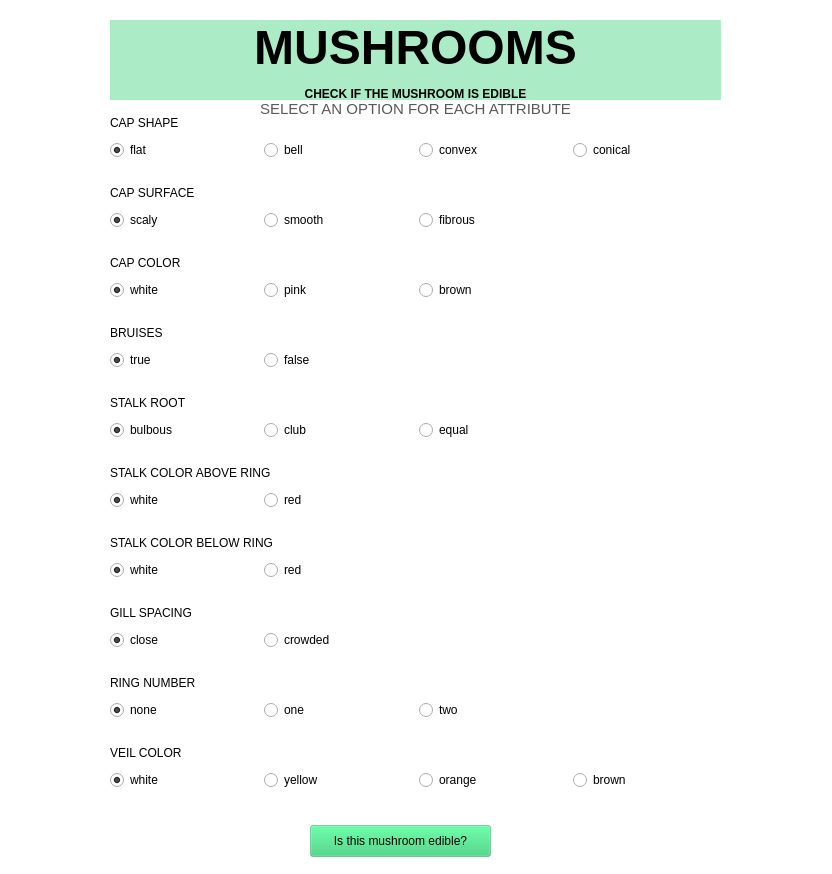
<?xml version="1.0" encoding="UTF-8"?>
<ui version="4.0">
 <class>MainWindow</class>
 <widget class="QMainWindow" name="MainWindow">
  <property name="enabled">
   <bool>true</bool>
  </property>
  <property name="geometry">
   <rect>
    <x>0</x>
    <y>0</y>
    <width>832</width>
    <height>874</height>
   </rect>
  </property>
  <property name="minimumSize">
   <size>
    <width>832</width>
    <height>874</height>
   </size>
  </property>
  <property name="maximumSize">
   <size>
    <width>832</width>
    <height>874</height>
   </size>
  </property>
  <property name="windowTitle">
   <string>MainWindow</string>
  </property>
  <property name="styleSheet">
   <string notr="true">background-color: white;
color: black;</string>
  </property>
  <property name="animated">
   <bool>true</bool>
  </property>
  <widget class="QWidget" name="centralwidget">
   <widget class="QWidget" name="horizontalLayoutWidget">
    <property name="geometry">
     <rect>
      <x>110</x>
      <y>135</y>
      <width>611</width>
      <height>31</height>
     </rect>
    </property>
    <layout class="QHBoxLayout" name="cap_shape_layout">
     <item>
      <widget class="QRadioButton" name="cap_shape_flat">
       <property name="text">
        <string>flat</string>
       </property>
       <property name="checked">
        <bool>true</bool>
       </property>
      </widget>
     </item>
     <item>
      <widget class="QRadioButton" name="cap_shape_bell">
       <property name="text">
        <string>bell</string>
       </property>
      </widget>
     </item>
     <item>
      <widget class="QRadioButton" name="cap_shape_convex">
       <property name="text">
        <string>convex</string>
       </property>
      </widget>
     </item>
     <item>
      <widget class="QRadioButton" name="cap_shape_conical">
       <property name="text">
        <string>conical</string>
       </property>
      </widget>
     </item>
    </layout>
   </widget>
   <widget class="QLabel" name="label">
    <property name="geometry">
     <rect>
      <x>110</x>
      <y>115</y>
      <width>611</width>
      <height>16</height>
     </rect>
    </property>
    <property name="text">
     <string>CAP SHAPE</string>
    </property>
   </widget>
   <widget class="QLabel" name="label_2">
    <property name="geometry">
     <rect>
      <x>350</x>
      <y>135</y>
      <width>31</width>
      <height>31</height>
     </rect>
    </property>
    <property name="styleSheet">
     <string notr="true">image: url(:/cap-shape-bell/img/cap-shape-bell.png);</string>
    </property>
    <property name="text">
     <string/>
    </property>
   </widget>
   <widget class="QLabel" name="label_4">
    <property name="geometry">
     <rect>
      <x>110</x>
      <y>185</y>
      <width>611</width>
      <height>16</height>
     </rect>
    </property>
    <property name="text">
     <string>CAP SURFACE</string>
    </property>
   </widget>
   <widget class="QWidget" name="horizontalLayoutWidget_2">
    <property name="geometry">
     <rect>
      <x>110</x>
      <y>205</y>
      <width>611</width>
      <height>31</height>
     </rect>
    </property>
    <layout class="QHBoxLayout" name="cap_surface_layout">
     <item>
      <widget class="QRadioButton" name="cap_surface_scaly">
       <property name="text">
        <string>scaly</string>
       </property>
       <property name="checked">
        <bool>true</bool>
       </property>
      </widget>
     </item>
     <item>
      <widget class="QRadioButton" name="cap_surface_smooth">
       <property name="text">
        <string>smooth</string>
       </property>
      </widget>
     </item>
     <item>
      <widget class="QRadioButton" name="cap_surface_fibrous">
       <property name="text">
        <string>fibrous</string>
       </property>
      </widget>
     </item>
     <item>
      <widget class="QLabel" name="label_22">
       <property name="text">
        <string/>
       </property>
      </widget>
     </item>
    </layout>
   </widget>
   <widget class="QLabel" name="label_5">
    <property name="geometry">
     <rect>
      <x>350</x>
      <y>205</y>
      <width>31</width>
      <height>31</height>
     </rect>
    </property>
    <property name="styleSheet">
     <string notr="true">image: url(:/cap-surface-smooth/img/cap-surface-smooth.png)</string>
    </property>
    <property name="text">
     <string/>
    </property>
   </widget>
   <widget class="QLabel" name="label_6">
    <property name="geometry">
     <rect>
      <x>110</x>
      <y>395</y>
      <width>611</width>
      <height>16</height>
     </rect>
    </property>
    <property name="text">
     <string>STALK ROOT</string>
    </property>
   </widget>
   <widget class="QWidget" name="horizontalLayoutWidget_3">
    <property name="geometry">
     <rect>
      <x>110</x>
      <y>415</y>
      <width>611</width>
      <height>31</height>
     </rect>
    </property>
    <layout class="QHBoxLayout" name="stalk_root_layout">
     <item>
      <widget class="QRadioButton" name="stalk_root_bulbous">
       <property name="text">
        <string>bulbous</string>
       </property>
       <property name="checked">
        <bool>true</bool>
       </property>
      </widget>
     </item>
     <item>
      <widget class="QRadioButton" name="stalk_root_club">
       <property name="text">
        <string>club</string>
       </property>
      </widget>
     </item>
     <item>
      <widget class="QRadioButton" name="stalk_root_equal">
       <property name="text">
        <string>equal</string>
       </property>
      </widget>
     </item>
     <item>
      <widget class="QLabel" name="label_23">
       <property name="text">
        <string/>
       </property>
      </widget>
     </item>
    </layout>
   </widget>
   <widget class="QLabel" name="label_7">
    <property name="geometry">
     <rect>
      <x>350</x>
      <y>415</y>
      <width>31</width>
      <height>31</height>
     </rect>
    </property>
    <property name="styleSheet">
     <string notr="true">image: url(:/stalk-root-club/img/stalk-root-club.png);</string>
    </property>
    <property name="text">
     <string/>
    </property>
   </widget>
   <widget class="QLabel" name="label_8">
    <property name="geometry">
     <rect>
      <x>110</x>
      <y>605</y>
      <width>611</width>
      <height>16</height>
     </rect>
    </property>
    <property name="text">
     <string>GILL SPACING</string>
    </property>
   </widget>
   <widget class="QWidget" name="horizontalLayoutWidget_4">
    <property name="geometry">
     <rect>
      <x>110</x>
      <y>625</y>
      <width>611</width>
      <height>31</height>
     </rect>
    </property>
    <layout class="QHBoxLayout" name="gill_spacing_layout">
     <item>
      <widget class="QRadioButton" name="gill_spacing_close">
       <property name="text">
        <string>close</string>
       </property>
       <property name="checked">
        <bool>true</bool>
       </property>
      </widget>
     </item>
     <item>
      <widget class="QRadioButton" name="gill_spacing_crowded">
       <property name="text">
        <string>crowded</string>
       </property>
      </widget>
     </item>
     <item>
      <widget class="QLabel" name="label_25">
       <property name="text">
        <string/>
       </property>
      </widget>
     </item>
     <item>
      <widget class="QLabel" name="label_24">
       <property name="text">
        <string/>
       </property>
      </widget>
     </item>
    </layout>
   </widget>
   <widget class="QLabel" name="label_9">
    <property name="geometry">
     <rect>
      <x>350</x>
      <y>625</y>
      <width>31</width>
      <height>31</height>
     </rect>
    </property>
    <property name="styleSheet">
     <string notr="true">image: url(:/gill-spacing-crowded/img/gill-spacing-crowded.png);</string>
    </property>
    <property name="text">
     <string/>
    </property>
   </widget>
   <widget class="QLabel" name="label_10">
    <property name="geometry">
     <rect>
      <x>110</x>
      <y>255</y>
      <width>611</width>
      <height>16</height>
     </rect>
    </property>
    <property name="text">
     <string>CAP COLOR</string>
    </property>
   </widget>
   <widget class="QWidget" name="horizontalLayoutWidget_5">
    <property name="geometry">
     <rect>
      <x>110</x>
      <y>275</y>
      <width>611</width>
      <height>31</height>
     </rect>
    </property>
    <layout class="QHBoxLayout" name="cap_color_layout">
     <item>
      <widget class="QRadioButton" name="cap_color_white">
       <property name="text">
        <string>white</string>
       </property>
       <property name="checked">
        <bool>true</bool>
       </property>
      </widget>
     </item>
     <item>
      <widget class="QRadioButton" name="cap_color_pink">
       <property name="text">
        <string>pink</string>
       </property>
      </widget>
     </item>
     <item>
      <widget class="QRadioButton" name="cap_color_brown">
       <property name="text">
        <string>brown</string>
       </property>
      </widget>
     </item>
     <item>
      <widget class="QLabel" name="label_35">
       <property name="text">
        <string/>
       </property>
      </widget>
     </item>
    </layout>
   </widget>
   <widget class="QLabel" name="label_11">
    <property name="geometry">
     <rect>
      <x>190</x>
      <y>625</y>
      <width>31</width>
      <height>31</height>
     </rect>
    </property>
    <property name="styleSheet">
     <string notr="true">image: url(:/gill-spacing-close/img/gill-spacing-close.png);</string>
    </property>
    <property name="text">
     <string/>
    </property>
   </widget>
   <widget class="QLabel" name="label_12">
    <property name="geometry">
     <rect>
      <x>110</x>
      <y>325</y>
      <width>611</width>
      <height>16</height>
     </rect>
    </property>
    <property name="text">
     <string>BRUISES</string>
    </property>
   </widget>
   <widget class="QWidget" name="horizontalLayoutWidget_6">
    <property name="geometry">
     <rect>
      <x>110</x>
      <y>345</y>
      <width>611</width>
      <height>31</height>
     </rect>
    </property>
    <layout class="QHBoxLayout" name="bruises_layout">
     <item>
      <widget class="QRadioButton" name="bruises_true">
       <property name="text">
        <string>true</string>
       </property>
       <property name="checked">
        <bool>true</bool>
       </property>
      </widget>
     </item>
     <item>
      <widget class="QRadioButton" name="bruises_false">
       <property name="text">
        <string>false</string>
       </property>
      </widget>
     </item>
     <item>
      <widget class="QLabel" name="label_32">
       <property name="text">
        <string/>
       </property>
      </widget>
     </item>
     <item>
      <widget class="QLabel" name="label_31">
       <property name="text">
        <string/>
       </property>
      </widget>
     </item>
    </layout>
   </widget>
   <widget class="QLabel" name="label_13">
    <property name="geometry">
     <rect>
      <x>190</x>
      <y>135</y>
      <width>31</width>
      <height>31</height>
     </rect>
    </property>
    <property name="styleSheet">
     <string notr="true">image: url(:/cap-shape-flat/img/cap-shape-flat.png);</string>
    </property>
    <property name="text">
     <string/>
    </property>
   </widget>
   <widget class="QLabel" name="label_14">
    <property name="geometry">
     <rect>
      <x>110</x>
      <y>465</y>
      <width>611</width>
      <height>16</height>
     </rect>
    </property>
    <property name="text">
     <string>STALK COLOR ABOVE RING</string>
    </property>
   </widget>
   <widget class="QWidget" name="horizontalLayoutWidget_7">
    <property name="geometry">
     <rect>
      <x>110</x>
      <y>485</y>
      <width>611</width>
      <height>31</height>
     </rect>
    </property>
    <layout class="QHBoxLayout" name="stalk_color_above_ring_layout">
     <item>
      <widget class="QRadioButton" name="stalk_color_above_ring_white">
       <property name="text">
        <string>white</string>
       </property>
       <property name="checked">
        <bool>true</bool>
       </property>
      </widget>
     </item>
     <item>
      <widget class="QRadioButton" name="stalk_color_above_wing_red">
       <property name="text">
        <string>red</string>
       </property>
      </widget>
     </item>
     <item>
      <widget class="QLabel" name="label_28">
       <property name="text">
        <string/>
       </property>
      </widget>
     </item>
     <item>
      <widget class="QLabel" name="label_27">
       <property name="text">
        <string/>
       </property>
      </widget>
     </item>
    </layout>
   </widget>
   <widget class="QLabel" name="label_15">
    <property name="geometry">
     <rect>
      <x>190</x>
      <y>415</y>
      <width>31</width>
      <height>31</height>
     </rect>
    </property>
    <property name="styleSheet">
     <string notr="true">image: url(:/stalk-root-bulbous/img/stalk-root-bulbous.png);</string>
    </property>
    <property name="text">
     <string/>
    </property>
   </widget>
   <widget class="QLabel" name="label_16">
    <property name="geometry">
     <rect>
      <x>110</x>
      <y>535</y>
      <width>611</width>
      <height>16</height>
     </rect>
    </property>
    <property name="text">
     <string>STALK COLOR BELOW RING</string>
    </property>
   </widget>
   <widget class="QWidget" name="horizontalLayoutWidget_8">
    <property name="geometry">
     <rect>
      <x>110</x>
      <y>555</y>
      <width>611</width>
      <height>31</height>
     </rect>
    </property>
    <layout class="QHBoxLayout" name="stalk_color_below_ring_layout">
     <item>
      <widget class="QRadioButton" name="stalk_color_below_ring_white">
       <property name="text">
        <string>white</string>
       </property>
       <property name="checked">
        <bool>true</bool>
       </property>
      </widget>
     </item>
     <item>
      <widget class="QRadioButton" name="stalk_color_below_ring_red">
       <property name="text">
        <string>red</string>
       </property>
      </widget>
     </item>
     <item>
      <widget class="QLabel" name="label_30">
       <property name="text">
        <string/>
       </property>
      </widget>
     </item>
     <item>
      <widget class="QLabel" name="label_29">
       <property name="text">
        <string/>
       </property>
      </widget>
     </item>
    </layout>
   </widget>
   <widget class="QLabel" name="label_17">
    <property name="geometry">
     <rect>
      <x>190</x>
      <y>205</y>
      <width>31</width>
      <height>31</height>
     </rect>
    </property>
    <property name="styleSheet">
     <string notr="true">image: url(:/cap-surface-scaly/img/cap-sufrce-scaly.png);</string>
    </property>
    <property name="text">
     <string/>
    </property>
   </widget>
   <widget class="QLabel" name="label_18">
    <property name="geometry">
     <rect>
      <x>110</x>
      <y>675</y>
      <width>611</width>
      <height>16</height>
     </rect>
    </property>
    <property name="text">
     <string>RING NUMBER</string>
    </property>
   </widget>
   <widget class="QWidget" name="horizontalLayoutWidget_9">
    <property name="geometry">
     <rect>
      <x>110</x>
      <y>695</y>
      <width>611</width>
      <height>31</height>
     </rect>
    </property>
    <layout class="QHBoxLayout" name="ring_number_layout">
     <item>
      <widget class="QRadioButton" name="ring_number_none">
       <property name="text">
        <string>none</string>
       </property>
       <property name="checked">
        <bool>true</bool>
       </property>
      </widget>
     </item>
     <item>
      <widget class="QRadioButton" name="ring_number_one">
       <property name="text">
        <string>one</string>
       </property>
      </widget>
     </item>
     <item>
      <widget class="QRadioButton" name="ring_number_two">
       <property name="text">
        <string>two</string>
       </property>
      </widget>
     </item>
     <item>
      <widget class="QLabel" name="label_26">
       <property name="text">
        <string/>
       </property>
      </widget>
     </item>
    </layout>
   </widget>
   <widget class="QLabel" name="label_20">
    <property name="geometry">
     <rect>
      <x>110</x>
      <y>745</y>
      <width>611</width>
      <height>16</height>
     </rect>
    </property>
    <property name="text">
     <string>VEIL COLOR</string>
    </property>
   </widget>
   <widget class="QWidget" name="horizontalLayoutWidget_10">
    <property name="geometry">
     <rect>
      <x>110</x>
      <y>765</y>
      <width>611</width>
      <height>31</height>
     </rect>
    </property>
    <layout class="QHBoxLayout" name="vail_color_layout">
     <item>
      <widget class="QRadioButton" name="veil_color_white">
       <property name="text">
        <string>white</string>
       </property>
       <property name="checked">
        <bool>true</bool>
       </property>
      </widget>
     </item>
     <item>
      <widget class="QRadioButton" name="veil_color_yellow">
       <property name="text">
        <string>yellow</string>
       </property>
      </widget>
     </item>
     <item>
      <widget class="QRadioButton" name="veil_color_orange">
       <property name="text">
        <string>orange</string>
       </property>
      </widget>
     </item>
     <item>
      <widget class="QRadioButton" name="veil_color_brown">
       <property name="text">
        <string>brown</string>
       </property>
      </widget>
     </item>
    </layout>
   </widget>
   <widget class="QLabel" name="label_19">
    <property name="geometry">
     <rect>
      <x>500</x>
      <y>205</y>
      <width>31</width>
      <height>31</height>
     </rect>
    </property>
    <property name="styleSheet">
     <string notr="true">image: url(:/cap-surface-fibrous/img/cap-surface-fibrous.png)</string>
    </property>
    <property name="text">
     <string/>
    </property>
   </widget>
   <widget class="QLabel" name="label_21">
    <property name="geometry">
     <rect>
      <x>500</x>
      <y>415</y>
      <width>31</width>
      <height>31</height>
     </rect>
    </property>
    <property name="styleSheet">
     <string notr="true">image: url(:/stalk-root-equal/img/stalk-root-equal.png);</string>
    </property>
    <property name="text">
     <string/>
    </property>
   </widget>
   <widget class="QLabel" name="label_33">
    <property name="geometry">
     <rect>
      <x>640</x>
      <y>135</y>
      <width>31</width>
      <height>31</height>
     </rect>
    </property>
    <property name="styleSheet">
     <string notr="true">image: url(:/cap-shape-conical/img/cap-shape-conical.png);</string>
    </property>
    <property name="text">
     <string/>
    </property>
   </widget>
   <widget class="QLabel" name="label_34">
    <property name="geometry">
     <rect>
      <x>500</x>
      <y>135</y>
      <width>31</width>
      <height>31</height>
     </rect>
    </property>
    <property name="styleSheet">
     <string notr="true">image: url(:/cap-shape-convex/img/cap-shape-convex.png);</string>
    </property>
    <property name="text">
     <string/>
    </property>
   </widget>
   <widget class="QPushButton" name="is_edible_button">
    <property name="geometry">
     <rect>
      <x>310</x>
      <y>825</y>
      <width>181</width>
      <height>32</height>
     </rect>
    </property>
    <property name="styleSheet">
     <string notr="true">background-color: rgba(46, 204, 113, 0.4);</string>
    </property>
    <property name="text">
     <string>Is this mushroom edible?</string>
    </property>
   </widget>
   <widget class="QLabel" name="label_3">
    <property name="geometry">
     <rect>
      <x>110</x>
      <y>20</y>
      <width>611</width>
      <height>81</height>
     </rect>
    </property>
    <property name="styleSheet">
     <string notr="true">background-color: rgba(46, 204, 113, 0.4);</string>
    </property>
    <property name="text">
     <string>&lt;html&gt;&lt;head/&gt;&lt;body&gt;&lt;p align=&quot;center&quot;&gt;&lt;span style=&quot; font-size:36pt; font-weight:600;&quot;&gt;MUSHROOMS&lt;/span&gt;&lt;/p&gt;&lt;p align=&quot;center&quot;&gt;&lt;span style=&quot; font-weight:600;&quot;&gt;CHECK IF THE MUSHROOM IS EDIBLE&lt;/span&gt;&lt;/p&gt;&lt;/body&gt;&lt;/html&gt;</string>
    </property>
   </widget>
   <widget class="QLabel" name="label_36">
    <property name="geometry">
     <rect>
      <x>110</x>
      <y>100</y>
      <width>611</width>
      <height>16</height>
     </rect>
    </property>
    <property name="text">
     <string>&lt;html&gt;&lt;head/&gt;&lt;body&gt;&lt;p align=&quot;center&quot;&gt;&lt;span style=&quot; font-size:11pt; color:#595959;&quot;&gt;SELECT AN OPTION FOR EACH ATTRIBUTE&lt;/span&gt;&lt;/p&gt;&lt;/body&gt;&lt;/html&gt;</string>
    </property>
   </widget>
  </widget>
  <widget class="QMenuBar" name="menubar">
   <property name="geometry">
    <rect>
     <x>0</x>
     <y>0</y>
     <width>832</width>
     <height>22</height>
    </rect>
   </property>
  </widget>
 </widget>
 <resources>
  <include location="../qt/mushroom_attributes.qrc"/>
 </resources>
 <connections/>
</ui>
